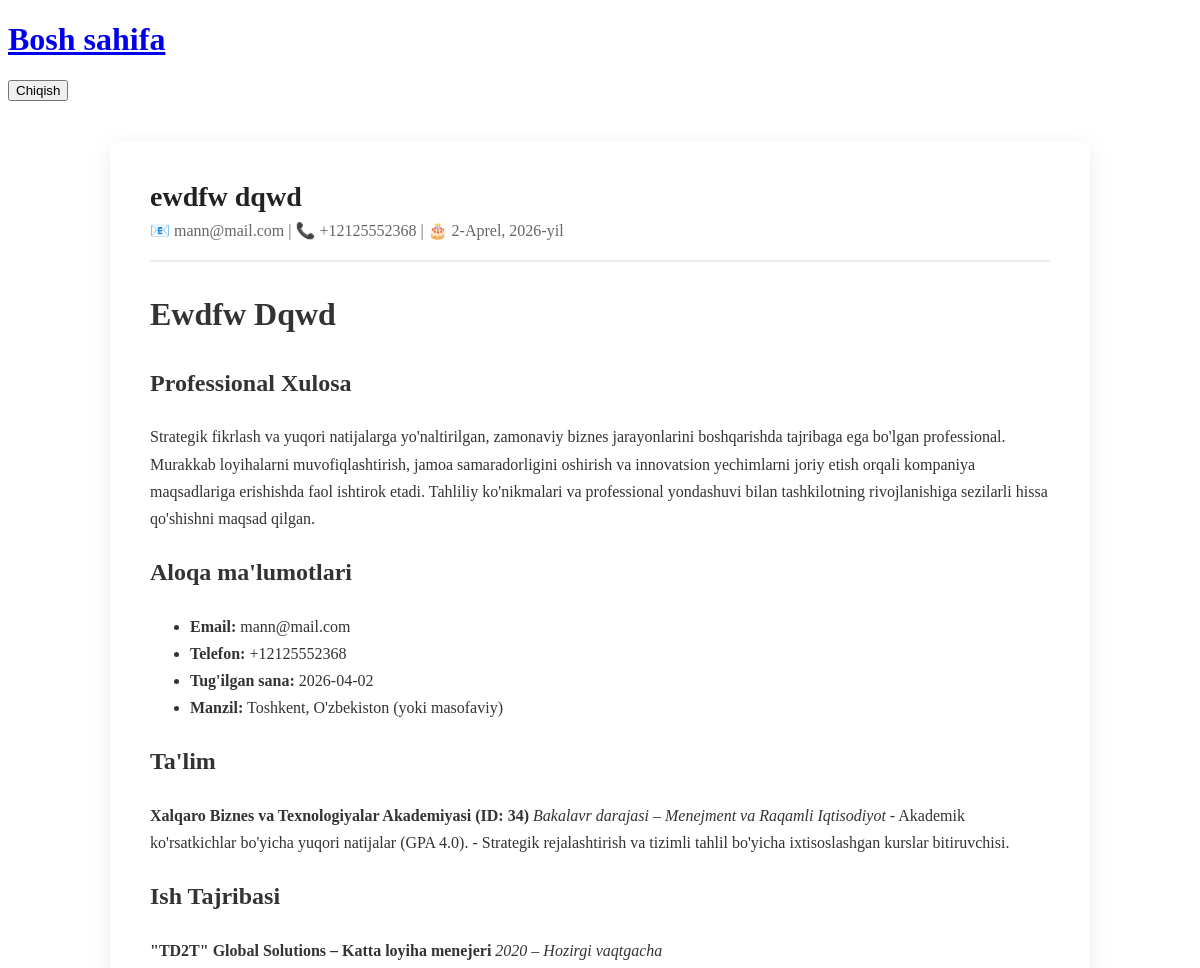
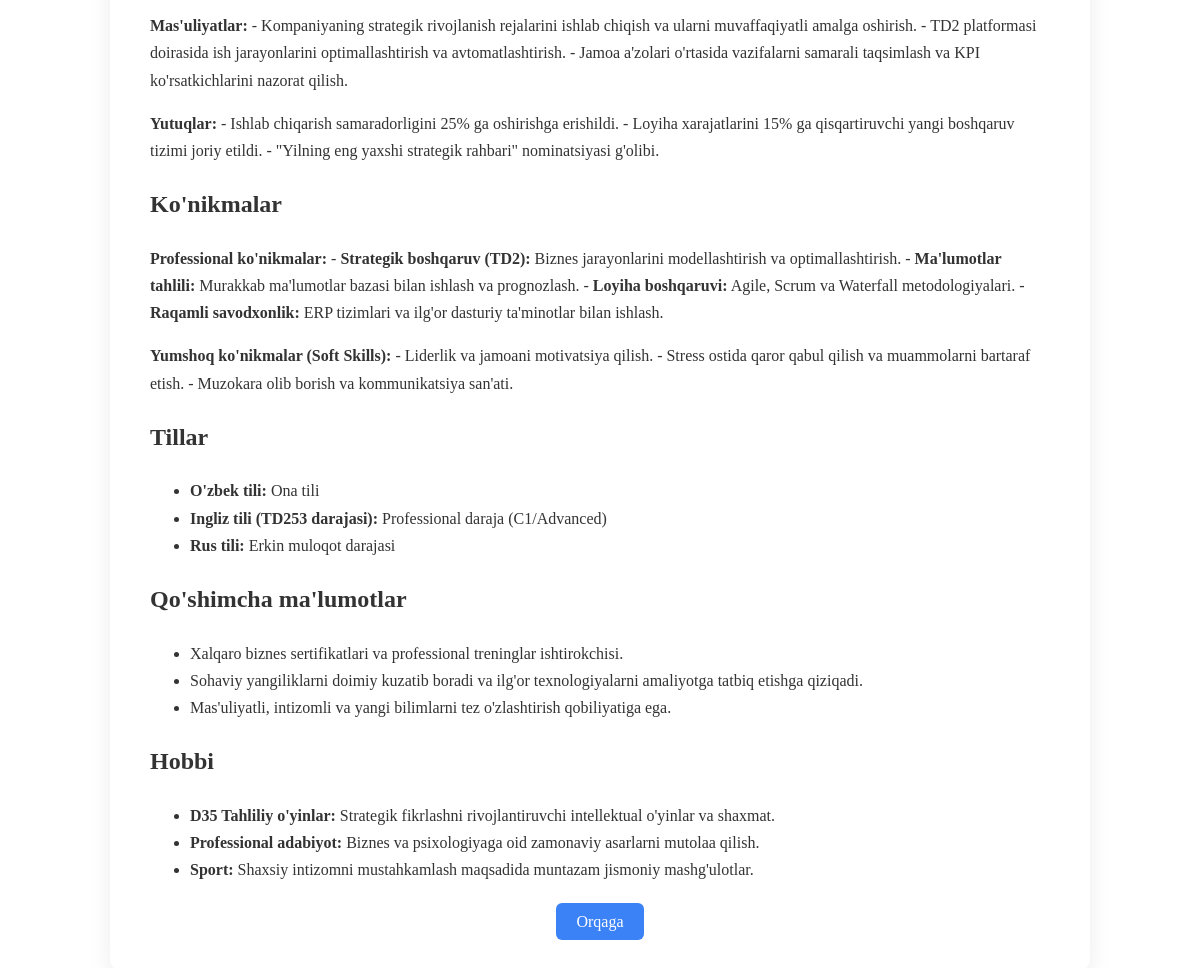
Screenshot of /cv/cv/detail/1/ (signed in) with the database file from the repository (2 pictures, top to bottom).
### cv_app/models.py (models this page shows, shortened)
class CV(models.Model):
    ism = models.CharField(max_length=50)
    familiya = models.CharField(max_length=50)
    t_sana = models.DateField()
    email = models.EmailField()
    phone = PhoneNumberField(verbose_name="telefon raqami")
    education = models.TextField()
    experience = models.TextField()
    skills = models.TextField()
    languages = models.CharField(max_length=100)
    hobbies = models.CharField(max_length=200)
    cv_text = models.TextField(blank=True, null=True, verbose_name="To‘liq CV matni")
    author = models.ForeignKey(Users, on_delete=models.CASCADE, related_name='cv', verbose_name='author')
    created_at = models.DateTimeField(auto_now_add=True)

### cv_app/views.py (the view)
# urls.py: path('cv/detail/<int:pk>/', UserCVDetailView.as_view(), name='cv-detail'),
class UserCVDetailView(DetailView):
    model = CV
    template_name = 'cv_detail.html'
    context_object_name = 'cv'
    def get_object(self):
        return get_object_or_404(CV, pk=self.kwargs['pk'], author=self.request.user)

### templates/cv_detail.html (shortened to what this page needs)
{% extends 'base.html' %}
{% load markdownify %}
{% block content %}
<div class="cv-container">
<div class="cv-header">
<div class="cv-name">
{{ cv.ism }} {{ cv.familiya }}
</div>
<div class="cv-contact">
📧 {{ cv.email }} |
📞 {{ cv.phone }} |
🎂 {{ cv.t_sana }}
</div>
</div>
<div class="cv-body">
{{ cv.cv_text|markdownify}}
</div>
<div class="cv-actions">
<a href="{% url 'user-cv' %}" class="cv-btn">Orqaga</a>
</div>
</div>
{% endblock %}

### templates/base.html (shortened to what this page needs)
<!DOCTYPE html>
<html>
    <head>
    </head>
    <body>
        <main>
            <a href="{% url 'home' %}"><h1>Bosh sahifa</h1></a>
            <form method="post" action="{% url 'logout' %}">{% csrf_token%}
                <button type="submit">Chiqish</button></form>
            {% block content %}
            {% endblock content %}
        </main>
    </body>
</html>

### templates/cv_detail.html (style rules this page uses)
.cv-container { max-width: 900px; margin: 40px auto; background: white; padding: 40px; border-radius: 12px; box-shadow: 0 5px 25px rgba(0,0,0,0.08); }
.cv-header { border-bottom: 2px solid #eee; padding-bottom: 20px; margin-bottom: 25px; }
.cv-name { font-size: 28px; font-weight: 700; color: #222; }
.cv-contact { color: #666; margin-top: 8px; }
.cv-body { line-height: 1.7; color: #333; }
.cv-actions { margin-top: 30px; text-align: center; }
.cv-btn { padding: 10px 20px; background: #3b82f6; color: white; text-decoration: none; border-radius: 6px; transition: 0.3s; }

### rows the page displays
CV: ism "ewdfw", familiya "dqwd", email "mann@mail.com", phone "+12125552368", t_sana "2-Aprel, 2026-yil", cv_text "Ewdfw Dqwd Professional Xulosa Strategik fikrlash va yuqori natijalarga yo'naltirilgan, zamonaviy biznes jarayonlarini boshqarishda tajribaga ega bo'lgan professional. Murakkab loyihalarni muvofiqlashtirish, jamoa samaradorligini oshirish va innovatsion yechimlarni joriy etish orqali kompaniya maqsadlariga erishishda faol ishtirok etadi. Tahliliy ko'nikmalari va professional yondashuvi bilan tashkilotning rivojlanishiga sezilarli hissa qo'shishni maqsad qilgan. Aloqa ma'lumotlari Email: mann@mail.com Telefon: +12125552368 Tug'ilgan sana: 2026-04-02 Manzil: Toshkent, O'zbekiston (yoki masofaviy) Ta'lim Xalqaro Biznes va Texnologiyalar Akademiyasi (ID: 34) Bakalavr darajasi – Menejment va…"
